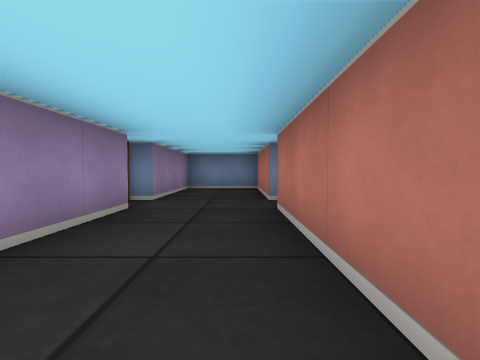
[1] (above)

16 first-person views from a walk through a cub3D ray-caster map. The camera is about half as high as the walls, tilts 2° down and sees 85° across. The floor is counted in squares. Each view is taken from the middle of a square. On the plan, view 1 faces up. The plan holds only what a view shows up to about 9 squares ahead; the rest is blank.

[2]
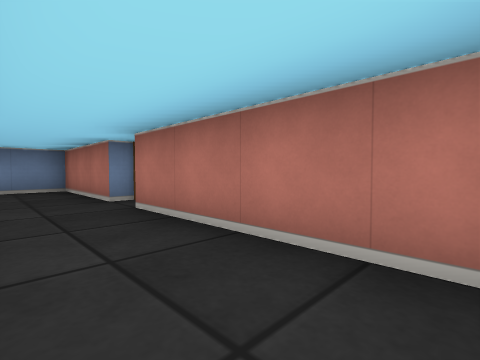

[3]
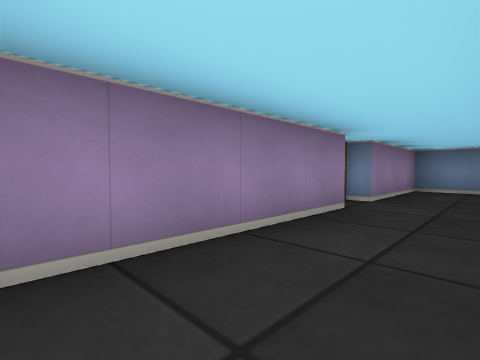

[4]
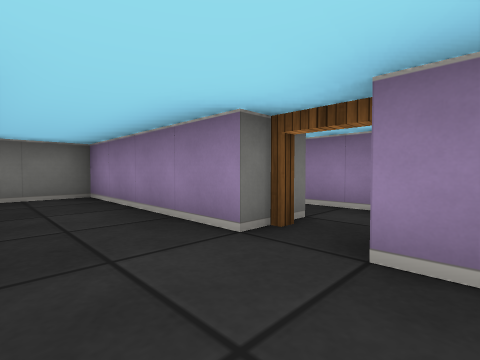

[5]
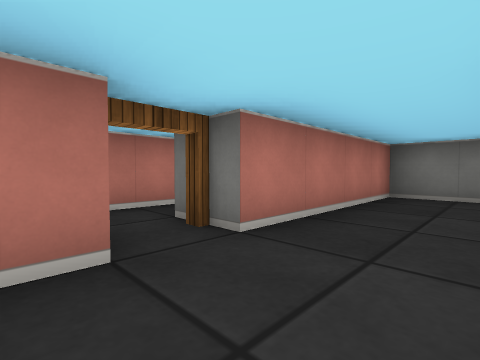

[6]
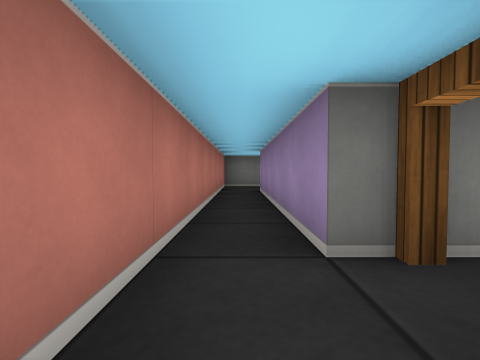

[7]
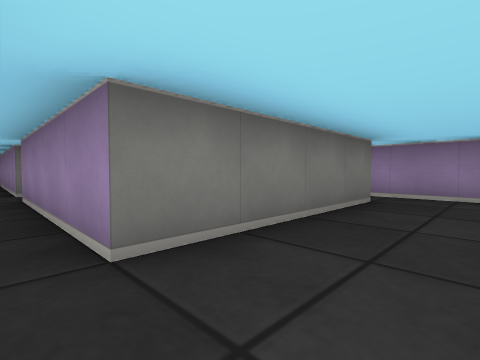

[8]
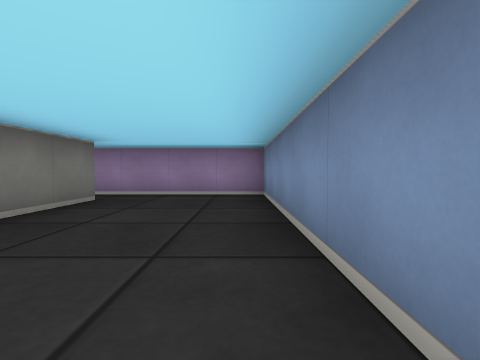

[9]
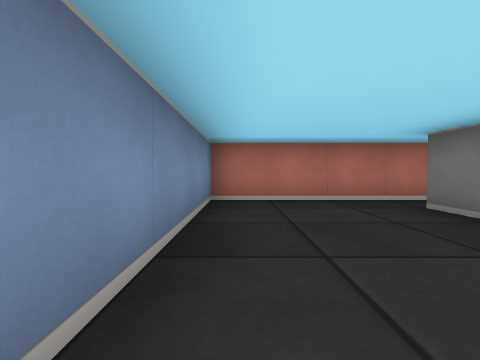

[10]
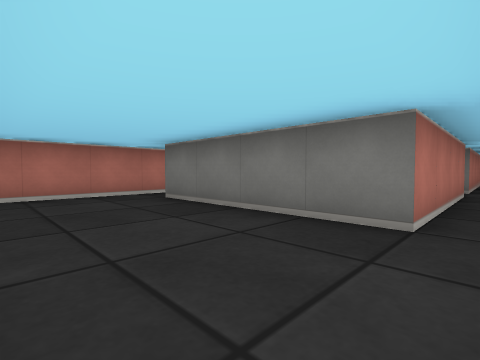

[11]
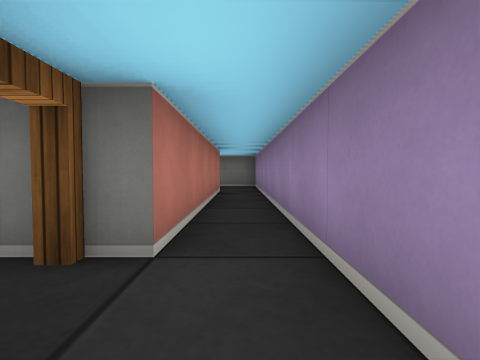

[12]
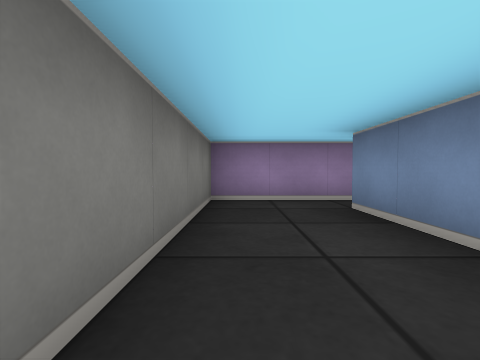

[13]
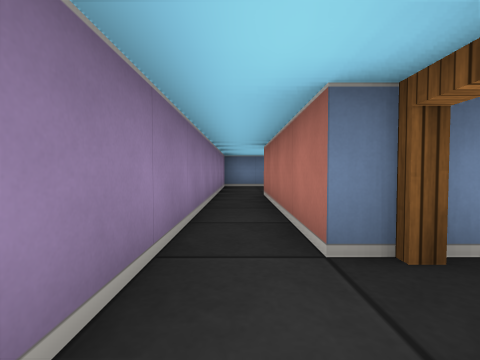

[14]
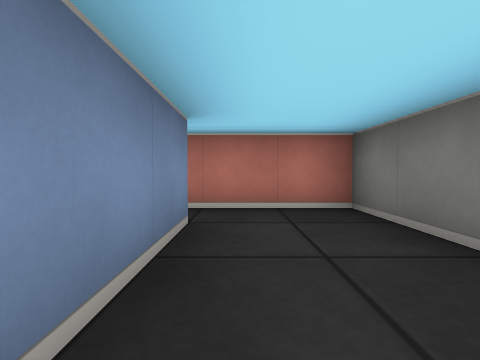

[15]
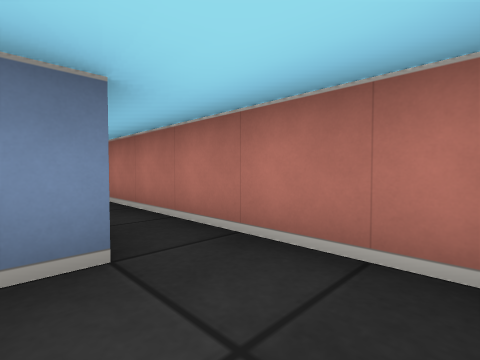

[16]
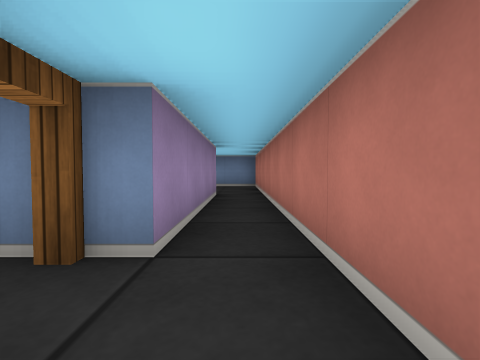

### Floor plan
Ten units are one square. View 1 is at (0, 0); x grows to the right and y downward. Boxes are objects, and circles mark ways between rooms. Rooms are numbered by the first view taken in them; rooms with no view inside come last. Other rooms are left out.
<svg viewBox="-40 -120 70 160">
<path fill="none" stroke="#000" d="M-15 -35 -15 5 5 5 5 -35M5 -45 5 -75 -15 -75 -15 -45M-25 -45 -25 -85 15 -85 15 -45M15 -35 15 15M-25 15 -25 -35M25 15 25 -115 -35 -115 -35 15M-35 15 -35 35 25 35 25 15M15 15 -25 15"/>
<circle cx="-20" cy="-40" r="3" fill="#2a7"/>
<circle cx="10" cy="-40" r="3" fill="#2a7"/>
<circle cx="-30" cy="20" r="3" fill="#2a7"/>
<circle cx="20" cy="20" r="3" fill="#2a7"/>
<text x="-10" y="-40">1</text>
<text x="-10" y="-90">2</text>
<text x="-10" y="20">3</text>
</svg>
Room 1 opens to room 2. Room 2 opens to room 3.

Where each view was taken, in squares from view 1:
view 1: 0 up, 0 right, facing up
view 2: 0 up, 1 left, facing up-right
view 3: 0 up, 0 right, facing up-left
view 4: 5 up, 0 right, facing down-left
view 5: 5 up, 1 left, facing down-right
view 6: 5 up, 2 right, facing down
view 7: 10 up, 2 right, facing down-left
view 8: 11 up, 2 right, facing left
view 9: 11 up, 2 left, facing right
view 10: 11 up, 3 left, facing down-right
view 11: 5 up, 3 left, facing down
view 12: 3 down, 1 right, facing left
view 13: 3 up, 3 left, facing up
view 14: 2 down, 1 left, facing right
view 15: 3 down, 1 right, facing up-right
view 16: 3 up, 2 right, facing up
